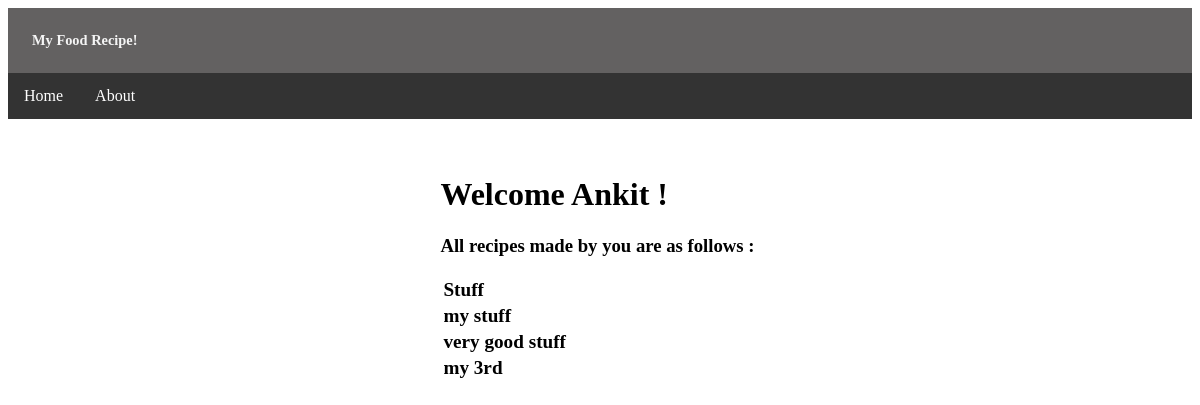
Before: /foodstuffs/profile (signed in) with the older database file.
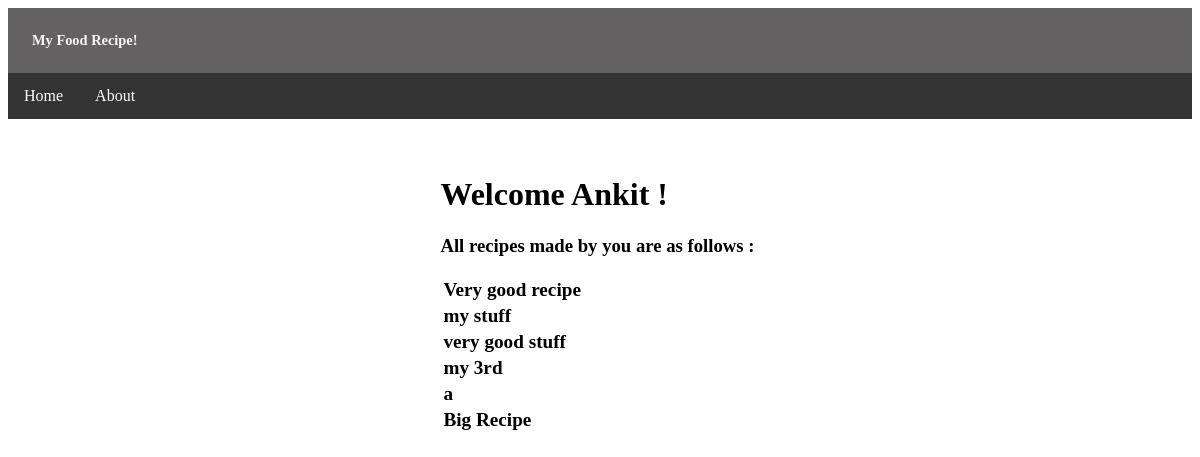
After: the same page with the newer database file.
### foodstuffs/models.py (models this page shows, shortened)
class UserRecipe(models.Model):
    user=models.ForeignKey(User, on_delete=models.CASCADE)
    recipe_name=models.CharField(max_length=50,unique=True)
    recipe_description=models.CharField(max_length=500)
    recipe_ingredients=models.CharField(max_length=500)
    recipe_steps=models.CharField(max_length=2000)
    recipe_img=models.ImageField(upload_to='images/')
    recipe_publish=models.DateField()
    recipe_edit=models.DateField()

### foodstuffs/views.py (the view)
# urls.py: path('profile',views.profile,name='profile'),
def profile(request):
    if request.session['is_logged']==False:
        msg="Please login first."
        return render(request,'foodstuffs/landingpage.html',{'msg':msg})
    userq=User.objects.get(pk=request.session['id'])
    q=UserRecipe.objects.filter(user=userq)
    return render(request,'foodstuffs/profile.html',{'userq':userq ,'q':q})

### foodstuffs/templates/foodstuffs/profile.html (shortened to what this page needs)
{% load static %}
<!DOCTYPE html>
<html>
<head>
    <link rel="stylesheet" href="{% static 'css/foodstuffs.css' %}">
</head>
<body>
    <header>My Food Recipe!</header>
    <div class="menu">
        <ul class="ul1">
            <li class="li1"><a class="lia" href="/">Home</a></li>
            <li class="li1"><a class="lia" href="/foodstuffs/about">About</a></li>
        </ul>
    </div>
    <div class="main">
        <h1>Welcome {{userq.user_name}} !</h1>
        <h3>All recipes made by you are as follows :</h3>
        <table>
            {% for some in q %}
            <tr>
                <td><a class="as" href="/foodstuffs/{{some.id}}">{{some.recipe_name}}</a></td>
            </tr>
            {% endfor %}
        </table>
    </div>
</body>
</html>

Changed rows visible on the page:
changed UserRecipe: recipe_name "Stuff" → "Very good recipe"
added UserRecipe: recipe_name "a"
added UserRecipe: recipe_name "Big Recipe"
